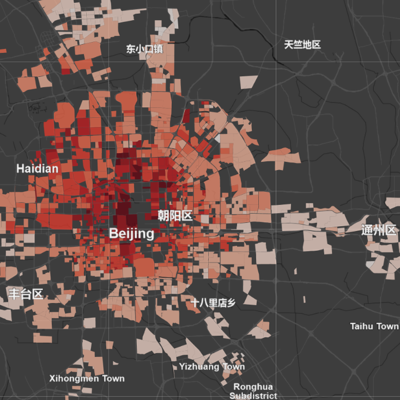
#> input picture tmp/2024_04_16/previews/square-beijing.png, 400 x 400 px; its folder holds only this picture in this run
$ jupyter execute --allow-errors gallery_preview_random.ipynb
#> lines starting #> are read from the running program, lines starting #| are printed output that depends on the picture
[cell 1]
import os

import numpy as np
from PIL import Image

[cell 2]
images_dir = "previews"

[cell 3]
def get_preview(canvas_size, images_data):
#> called with canvas_size = (800, 600)
    canvas = Image.new("RGBA", canvas_size)
#> canvas: PIL image 800x600 RGBA; every value is 0
    for image_data in images_data:
        image = Image.open(os.path.join(images_dir, image_data['image']))
#> image is the input picture: PIL image 400x400 RGBA; mean R, G, B, A 98.3, 79.9, 76, 255
        if 'size' in image_data.keys():
            image = image.resize((image_data['size'], image_data['size']))
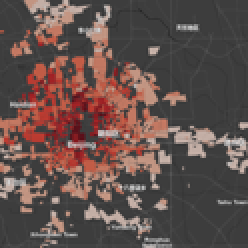
#> image: PIL image 124x124 RGBA (shown 2 times larger); mean R, G, B, A 98.3, 79.9, 76, 255
        if 'angle' in image_data.keys():
            image = image.rotate(image_data['angle'], expand=True)
            mask = Image.new('RGBA', image.size, (255,) * 4)
            image = Image.composite(image, mask, image)
        canvas.paste(image, (image_data['left'], image_data['top']))
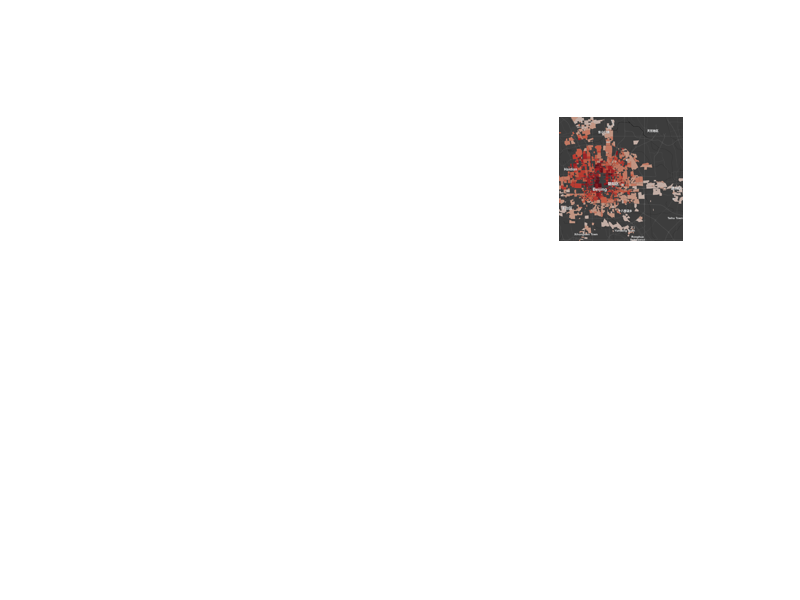
#> canvas: PIL image 800x600 RGBA; mean R, G, B, A 3.2, 2.6, 2.4, 8.2; transparent parts drawn white
    return canvas

[cell 4]
def get_data1(canvas_size, size_range, seed=42):
    np.random.seed(seed)
    def get_image_data(image_name):
        size = np.random.randint(size_range[1] - size_range[0] + 1) + size_range[0]
        left = np.random.randint(canvas_size[0] - size + 1)
        top = np.random.randint(canvas_size[1] - size + 1)
        return dict(image=image_name, size=size, left=left, top=top)
    return [get_image_data(image_name) for image_name in os.listdir(images_dir)]

get_preview((800, 600), get_data1((800, 600), (80, 160), seed=0))

[cell 5]
def get_data2(canvas_size, size_range, angle_range, seed=42):
#> called with canvas_size = (800, 600), size_range = (150, 200), angle_range = (0, 30), seed = 42
    np.random.seed(seed)
    def get_image_data(image_name, i, j):
        size = np.random.randint(size_range[1] - size_range[0] + 1) + size_range[0]
        angle = int(np.random.randint(angle_range[1] - angle_range[0]) - (angle_range[1] - angle_range[0]) / 2)
        left = int(j * size_range[1] + np.random.randint(size_range[1] - size_range[0]) - (size_range[1] - size_range[0]) / 2)
        top = int(i * size_range[1] + np.random.randint(size_range[1] - size_range[0]) - (size_range[1] - size_range[0]) / 2)
        return dict(image=image_name, size=size, angle=angle, left=left, top=top)
    rows_count, cols_count = int(canvas_size[1] / size_range[1]), int(canvas_size[0] / size_range[1])
#> rows_count = 3; cols_count = 4
    images = os.listdir(images_dir)[: rows_count * cols_count]
#> images = ['square-beijing.png']
    data = []
    for i in range(rows_count):
        for j in range(cols_count):
            data.append(get_image_data(images[i * cols_count + j], i, j))
#> after the loop, data = 1 item
    return data

#> (the rest of this cell did not finish here and is left out)
